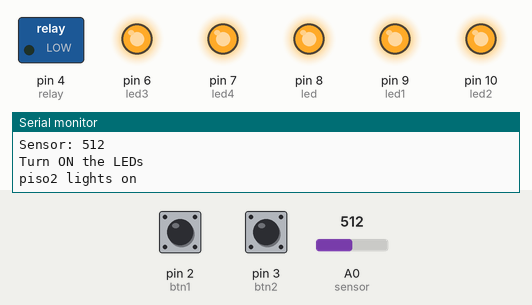
Bench run of a sketch on a simulated Arduino Uno, built with avr-gcc and run on an emulated ATmega328P. Parts: switched loads named in the sketch (green lamp = pin HIGH), output pins drawn as LEDs (lit = HIGH), the last lines printed to the serial monitor. Inputs (shaded band) come from the test bench; at power-on: A0 (sensor) = 512, pin 3 (btn2) HIGH, pin 2 (btn1) HIGH.

Above: at 5.3 s.
5.4 s: A0 (sensor) set to 264
10.8 s: A0 (sensor) set to 243
At 14.5 s:
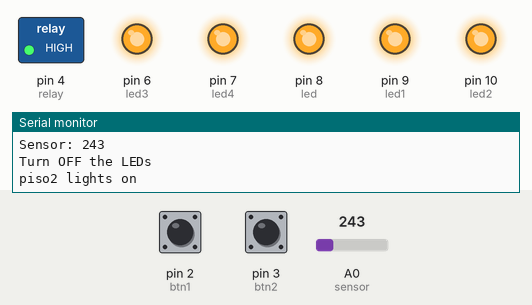
16.2 s: pin 3 (btn2) pulled LOW for 3 s
At 19.2 s:
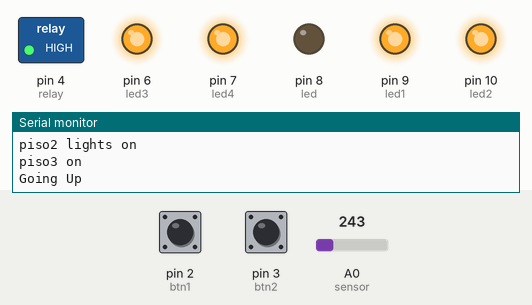
23.5 s: A0 (sensor) set to 260
At 26.9 s:
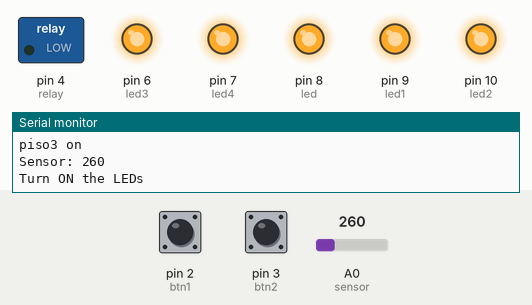
28.9 s: pin 2 (btn1) pulled LOW for 3 s
At 31.5 s:
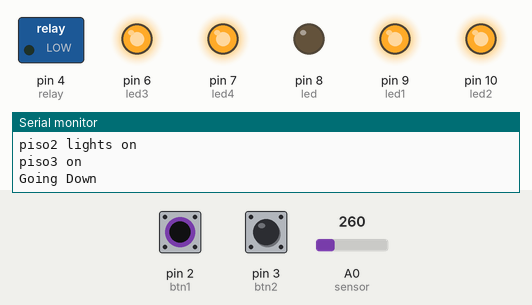
36.5 s: A0 (sensor) set to 240
At 40.4 s:
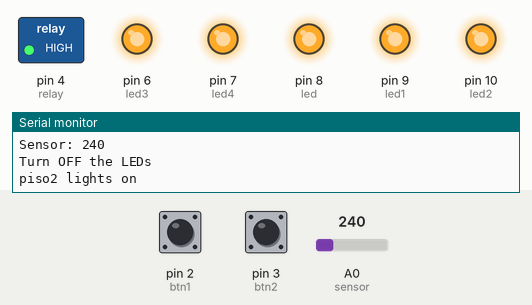
Timing chart, 0 to 41.9 s (numbered marks = the images above; inputs shaded):
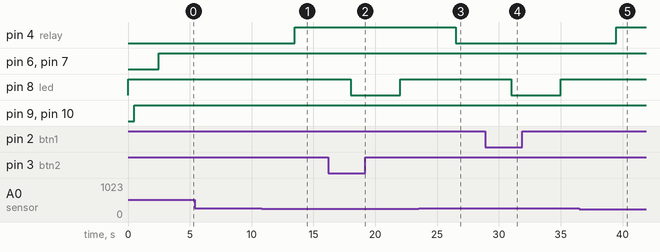

Measured:
- the behaviour switches between 251 and 250 on A0 (sensor) (found by bisection; images 0 and 1)
- after the input at 10.8 s, pin 4 (relay): LOW → HIGH after 2.7 s
- after the input at 16.2 s, pin 8 (led): HIGH → LOW after 1.8 s, → HIGH 4.0 s later
- after the input at 23.5 s, pin 4 (relay): HIGH → LOW after 3.0 s
- after the input at 28.9 s, pin 8 (led): HIGH → LOW after 2.1 s, → HIGH 4.0 s later
- after the input at 36.5 s, pin 4 (relay): LOW → HIGH after 3.0 s

The sketch:

combinedelevatorndldrlight.ino
```cpp
// Elevator buttons and LED
const int btn1 = 2;   // Floor 1 button
const int btn2 = 3;   // Floor 2 button
const int led  = 8;   // Elevator status LED

int currentFloor = 1;

// LDR and Relay
const int relay  = 4;
const int sensor = A0;
int sensorvalue = 0;
//dete
int dete=5;
int led1=9;
int led2=10;
//dete2
int dete2=11;
int led3=6;
int led4=7;


void setup() {
  //detec
  pinMode(led1, OUTPUT);
  pinMode(led2, OUTPUT);
  pinMode(dete, INPUT);//DETECTION
  //
    pinMode(led3, OUTPUT);
  pinMode(led4, OUTPUT);
  pinMode(dete2, INPUT);//2DETECTION

  // Elevator pins
  pinMode(btn1, INPUT_PULLUP);
  pinMode(btn2, INPUT_PULLUP);
  pinMode(led, OUTPUT);

  // LDR relay pin
  pinMode(relay, OUTPUT);

  // Elevator starts at Floor 1
  digitalWrite(led, HIGH);

  Serial.begin(9600);
}

void loop() {

  // ==========================
  // Elevator Control
  // ==========================

  // GO UP
  if (digitalRead(btn2) == LOW && currentFloor == 1) {

    Serial.println("Going Up");
    digitalWrite(led, LOW);   // Moving

    delay(4000);              // Travel time

    currentFloor = 2;

    digitalWrite(led, HIGH);  // Arrived
    Serial.println("Arrived Floor 2");
  }

  // GO DOWN
  if (digitalRead(btn1) == LOW && currentFloor == 2) {

    Serial.println("Going Down");
    digitalWrite(led, LOW);   // Moving

    delay(4000);              // Travel time

    currentFloor = 1;

    digitalWrite(led, HIGH);  // Arrived
    Serial.println("Arrived Floor 1");
  }

  // ==========================
  // LDR Light Control
  // ==========================

  sensorvalue = analogRead(sensor);

  Serial.print("Sensor: ");
  Serial.println(sensorvalue);

  if (sensorvalue > 250) {
    digitalWrite(relay, LOW);   // Relay ON
    Serial.println("Turn ON the LEDs");
  }
  else {
    digitalWrite(relay, HIGH);  // Relay OFF
    Serial.println("Turn OFF the LEDs");
  }

  delay(500);

//****DETECTION
if (dete>0){
    digitalWrite(led1, HIGH);
     digitalWrite(led2, HIGH);
    Serial.println("piso2 lights on");
    delay(1000);
  }
  else{
    digitalWrite(led1, LOW);
     digitalWrite(led2, LOW);
    Serial.println("lights off piso2");
  }
    delay(1000);

//****end DETECTION
//2****DETECTION
if (dete>0){
    digitalWrite(led3, HIGH);
     digitalWrite(led4, HIGH);
    Serial.println("piso3 on");
    delay(1000);
  }
  else{
    digitalWrite(led1, LOW);
     digitalWrite(led2, LOW);
    Serial.println("piso3 off");
  }
//****end DETECTION
  delay(1000);


}
```
